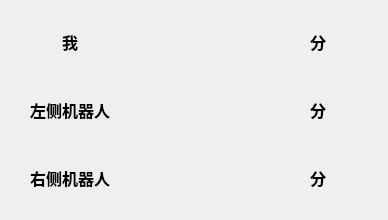
<?xml version="1.0" encoding="UTF-8"?>
<ui version="4.0">
 <class>ScorePanel</class>
 <widget class="QWidget" name="ScorePanel">
  <property name="geometry">
   <rect>
    <x>0</x>
    <y>0</y>
    <width>388</width>
    <height>220</height>
   </rect>
  </property>
  <property name="minimumSize">
   <size>
    <width>0</width>
    <height>0</height>
   </size>
  </property>
  <property name="maximumSize">
   <size>
    <width>16777215</width>
    <height>16777215</height>
   </size>
  </property>
  <property name="windowTitle">
   <string>Form</string>
  </property>
  <layout class="QGridLayout" name="gridLayout">
   <item row="1" column="0">
    <widget class="QLabel" name="leftTitle">
     <property name="font">
      <font>
       <family>微软雅黑</family>
       <pointsize>12</pointsize>
       <bold>true</bold>
      </font>
     </property>
     <property name="text">
      <string>左侧机器人</string>
     </property>
     <property name="alignment">
      <set>Qt::AlignmentFlag::AlignCenter</set>
     </property>
    </widget>
   </item>
   <item row="0" column="2">
    <widget class="QLabel" name="score1">
     <property name="font">
      <font>
       <family>微软雅黑</family>
       <pointsize>12</pointsize>
       <bold>true</bold>
      </font>
     </property>
     <property name="text">
      <string>分</string>
     </property>
     <property name="alignment">
      <set>Qt::AlignmentFlag::AlignCenter</set>
     </property>
    </widget>
   </item>
   <item row="2" column="1">
    <widget class="QLabel" name="rightScore">
     <property name="maximumSize">
      <size>
       <width>16777215</width>
       <height>200</height>
      </size>
     </property>
     <property name="font">
      <font>
       <family>微软雅黑</family>
       <pointsize>12</pointsize>
       <bold>true</bold>
      </font>
     </property>
     <property name="text">
      <string/>
     </property>
     <property name="alignment">
      <set>Qt::AlignmentFlag::AlignCenter</set>
     </property>
    </widget>
   </item>
   <item row="0" column="1">
    <widget class="QLabel" name="meScore">
     <property name="font">
      <font>
       <family>微软雅黑</family>
       <pointsize>12</pointsize>
       <bold>true</bold>
      </font>
     </property>
     <property name="text">
      <string/>
     </property>
     <property name="alignment">
      <set>Qt::AlignmentFlag::AlignCenter</set>
     </property>
    </widget>
   </item>
   <item row="1" column="1">
    <widget class="QLabel" name="leftScore">
     <property name="font">
      <font>
       <family>微软雅黑</family>
       <pointsize>12</pointsize>
       <bold>true</bold>
      </font>
     </property>
     <property name="text">
      <string/>
     </property>
     <property name="alignment">
      <set>Qt::AlignmentFlag::AlignCenter</set>
     </property>
    </widget>
   </item>
   <item row="2" column="2">
    <widget class="QLabel" name="score3">
     <property name="font">
      <font>
       <family>微软雅黑</family>
       <pointsize>12</pointsize>
       <bold>true</bold>
      </font>
     </property>
     <property name="text">
      <string>分</string>
     </property>
     <property name="alignment">
      <set>Qt::AlignmentFlag::AlignCenter</set>
     </property>
    </widget>
   </item>
   <item row="2" column="0">
    <widget class="QLabel" name="rightTitle">
     <property name="font">
      <font>
       <family>微软雅黑</family>
       <pointsize>12</pointsize>
       <bold>true</bold>
      </font>
     </property>
     <property name="text">
      <string>右侧机器人</string>
     </property>
     <property name="alignment">
      <set>Qt::AlignmentFlag::AlignCenter</set>
     </property>
    </widget>
   </item>
   <item row="0" column="0">
    <widget class="QLabel" name="meTitle">
     <property name="font">
      <font>
       <family>微软雅黑</family>
       <pointsize>12</pointsize>
       <bold>true</bold>
      </font>
     </property>
     <property name="text">
      <string>我</string>
     </property>
     <property name="alignment">
      <set>Qt::AlignmentFlag::AlignCenter</set>
     </property>
    </widget>
   </item>
   <item row="1" column="2">
    <widget class="QLabel" name="score2">
     <property name="font">
      <font>
       <family>微软雅黑</family>
       <pointsize>12</pointsize>
       <bold>true</bold>
      </font>
     </property>
     <property name="text">
      <string>分</string>
     </property>
     <property name="alignment">
      <set>Qt::AlignmentFlag::AlignCenter</set>
     </property>
    </widget>
   </item>
  </layout>
 </widget>
 <resources/>
 <connections/>
</ui>
